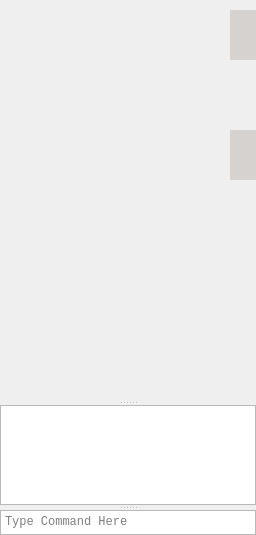
       <widget class="QSplitter" name="splitter">
        <property name="sizePolicy">
         <sizepolicy hsizetype="Expanding" vsizetype="MinimumExpanding">
          <horstretch>0</horstretch>
          <verstretch>0</verstretch>
         </sizepolicy>
        </property>
        <property name="font">
         <font>
          <family>Consolas</family>
         </font>
        </property>
        <property name="frameShape">
         <enum>QFrame::NoFrame</enum>
        </property>
        <property name="orientation">
         <enum>Qt::Vertical</enum>
        </property>
        <property name="opaqueResize">
         <bool>true</bool>
        </property>
        <property name="handleWidth">
         <number>5</number>
        </property>
        <property name="childrenCollapsible">
         <bool>false</bool>
        </property>
        <widget class="QCustomPlot" name="plot" native="true">
         <property name="enabled">
          <bool>true</bool>
         </property>
         <property name="sizePolicy">
          <sizepolicy hsizetype="Preferred" vsizetype="Expanding">
           <horstretch>0</horstretch>
           <verstretch>0</verstretch>
          </sizepolicy>
         </property>
         <property name="minimumSize">
          <size>
           <width>0</width>
           <height>400</height>
          </size>
         </property>
         <property name="cursor">
          <cursorShape>CrossCursor</cursorShape>
         </property>
         <widget class="QLCDNumber" name="lcdChannelTemp">
          <property name="geometry">
           <rect>
            <x>230</x>
            <y>70</y>
            <width>70</width>
            <height>50</height>
           </rect>
          </property>
          <property name="autoFillBackground">
           <bool>true</bool>
          </property>
          <property name="frameShape">
           <enum>QFrame::NoFrame</enum>
          </property>
          <property name="smallDecimalPoint">
           <bool>false</bool>
          </property>
          <property name="digitCount">
           <number>3</number>
          </property>
          <property name="segmentStyle">
           <enum>QLCDNumber::Flat</enum>
          </property>
         </widget>
         <widget class="QLCDNumber" name="lcdChannelTemp_2">
          <property name="geometry">
           <rect>
            <x>230</x>
            <y>130</y>
            <width>70</width>
            <height>50</height>
           </rect>
          </property>
          <property name="palette">
           <palette>
            <active>
             <colorrole role="WindowText">
              <brush brushstyle="SolidPattern">
               <color alpha="255">
                <red>0</red>
                <green>0</green>
                <blue>0</blue>
               </color>
              </brush>
             </colorrole>
             <colorrole role="Button">
              <brush brushstyle="SolidPattern">
               <color alpha="255">
                <red>214</red>
                <green>210</green>
                <blue>208</blue>
               </color>
              </brush>
             </colorrole>
             <colorrole role="Light">
              <brush brushstyle="SolidPattern">
               <color alpha="255">
                <red>255</red>
                <green>255</green>
                <blue>255</blue>
               </color>
              </brush>
             </colorrole>
             <colorrole role="Midlight">
              <brush brushstyle="SolidPattern">
               <color alpha="255">
                <red>234</red>
                <green>232</green>
                <blue>231</blue>
               </color>
              </brush>
             </colorrole>
             <colorrole role="Dark">
              <brush brushstyle="SolidPattern">
               <color alpha="255">
                <red>107</red>
                <green>105</green>
                <blue>104</blue>
               </color>
              </brush>
             </colorrole>
             <colorrole role="Mid">
              <brush brushstyle="SolidPattern">
               <color alpha="255">
                <red>143</red>
                <green>140</green>
                <blue>139</blue>
               </color>
              </brush>
             </colorrole>
             <colorrole role="Text">
              <brush brushstyle="SolidPattern">
               <color alpha="255">
                <red>0</red>
                <green>0</green>
                <blue>0</blue>
               </color>
              </brush>
             </colorrole>
             <colorrole role="BrightText">
              <brush brushstyle="SolidPattern">
               <color alpha="255">
                <red>255</red>
                <green>255</green>
                <blue>255</blue>
               </color>
              </brush>
             </colorrole>
             <colorrole role="ButtonText">
              <brush brushstyle="SolidPattern">
               <color alpha="255">
                <red>0</red>
                <green>0</green>
                <blue>0</blue>
               </color>
              </brush>
             </colorrole>
             <colorrole role="Base">
              <brush brushstyle="SolidPattern">
               <color alpha="255">
                <red>255</red>
                <green>255</green>
                <blue>255</blue>
               </color>
              </brush>
             </colorrole>
             <colorrole role="Window">
              <brush brushstyle="SolidPattern">
               <color alpha="255">
                <red>214</red>
                <green>210</green>
                <blue>208</blue>
               </color>
              </brush>
             </colorrole>
             <colorrole role="Shadow">
              <brush brushstyle="SolidPattern">
               <color alpha="255">
                <red>0</red>
                <green>0</green>
                <blue>0</blue>
               </color>
              </brush>
             </colorrole>
             <colorrole role="AlternateBase">
              <brush brushstyle="SolidPattern">
               <color alpha="255">
                <red>234</red>
                <green>232</green>
                <blue>231</blue>
               </color>
              </brush>
             </colorrole>
             <colorrole role="ToolTipBase">
              <brush brushstyle="SolidPattern">
               <color alpha="255">
                <red>255</red>
                <green>255</green>
                <blue>220</blue>
               </color>
              </brush>
             </colorrole>
             <colorrole role="ToolTipText">
              <brush brushstyle="SolidPattern">
               <color alpha="255">
                <red>0</red>
                <green>0</green>
                <blue>0</blue>
               </color>
              </brush>
             </colorrole>
            </active>
            <inactive>
             <colorrole role="WindowText">
              <brush brushstyle="SolidPattern">
               <color alpha="255">
                <red>0</red>
                <green>0</green>
                <blue>0</blue>
               </color>
              </brush>
             </colorrole>
             <colorrole role="Button">
              <brush brushstyle="SolidPattern">
               <color alpha="255">
                <red>214</red>
                <green>210</green>
                <blue>208</blue>
               </color>
              </brush>
             </colorrole>
             <colorrole role="Light">
              <brush brushstyle="SolidPattern">
               <color alpha="255">
                <red>255</red>
                <green>255</green>
                <blue>255</blue>
               </color>
              </brush>
             </colorrole>
             <colorrole role="Midlight">
              <brush brushstyle="SolidPattern">
               <color alpha="255">
                <red>234</red>
                <green>232</green>
                <blue>231</blue>
               </color>
              </brush>
             </colorrole>
             <colorrole role="Dark">
              <brush brushstyle="SolidPattern">
               <color alpha="255">
                <red>107</red>
                <green>105</green>
                <blue>104</blue>
               </color>
              </brush>
             </colorrole>
             <colorrole role="Mid">
              <brush brushstyle="SolidPattern">
               <color alpha="255">
                <red>143</red>
                <green>140</green>
                <blue>139</blue>
               </color>
              </brush>
             </colorrole>
             <colorrole role="Text">
              <brush brushstyle="SolidPattern">
               <color alpha="255">
                <red>0</red>
                <green>0</green>
                <blue>0</blue>
               </color>
              </brush>
             </colorrole>
             <colorrole role="BrightText">
              <brush brushstyle="SolidPattern">
               <color alpha="255">
                <red>255</red>
                <green>255</green>
                <blue>255</blue>
               </color>
              </brush>
             </colorrole>
             <colorrole role="ButtonText">
              <brush brushstyle="SolidPattern">
               <color alpha="255">
                <red>0</red>
                <green>0</green>
                <blue>0</blue>
               </color>
              </brush>
             </colorrole>
             <colorrole role="Base">
              <brush brushstyle="SolidPattern">
               <color alpha="255">
                <red>255</red>
                <green>255</green>
                <blue>255</blue>
               </color>
              </brush>
             </colorrole>
             <colorrole role="Window">
              <brush brushstyle="SolidPattern">
               <color alpha="255">
                <red>214</red>
                <green>210</green>
                <blue>208</blue>
               </color>
              </brush>
             </colorrole>
             <colorrole role="Shadow">
              <brush brushstyle="SolidPattern">
               <color alpha="255">
                <red>0</red>
                <green>0</green>
                <blue>0</blue>
               </color>
              </brush>
             </colorrole>
             <colorrole role="AlternateBase">
              <brush brushstyle="SolidPattern">
               <color alpha="255">
                <red>234</red>
                <green>232</green>
                <blue>231</blue>
               </color>
              </brush>
             </colorrole>
             <colorrole role="ToolTipBase">
              <brush brushstyle="SolidPattern">
               <color alpha="255">
                <red>255</red>
                <green>255</green>
                <blue>220</blue>
               </color>
              </brush>
             </colorrole>
             <colorrole role="ToolTipText">
              <brush brushstyle="SolidPattern">
               <color alpha="255">
                <red>0</red>
                <green>0</green>
                <blue>0</blue>
               </color>
              </brush>
             </colorrole>
            </inactive>
            <disabled>
             <colorrole role="WindowText">
              <brush brushstyle="SolidPattern">
               <color alpha="255">
                <red>107</red>
                <green>105</green>
                <blue>104</blue>
               </color>
              </brush>
             </colorrole>
             <colorrole role="Button">
              <brush brushstyle="SolidPattern">
               <color alpha="255">
                <red>214</red>
                <green>210</green>
                <blue>208</blue>
               </color>
              </brush>
             </colorrole>
             <colorrole role="Light">
              <brush brushstyle="SolidPattern">
               <color alpha="255">
                <red>255</red>
                <green>255</green>
                <blue>255</blue>
               </color>
              </brush>
             </colorrole>
             <colorrole role="Midlight">
              <brush brushstyle="SolidPattern">
               <color alpha="255">
                <red>234</red>
                <green>232</green>
                <blue>231</blue>
               </color>
              </brush>
             </colorrole>
             <colorrole role="Dark">
              <brush brushstyle="SolidPattern">
               <color alpha="255">
                <red>107</red>
                <green>105</green>
                <blue>104</blue>
               </color>
              </brush>
             </colorrole>
             <colorrole role="Mid">
              <brush brushstyle="SolidPattern">
               <color alpha="255">
                <red>143</red>
                <green>140</green>
                <blue>139</blue>
               </color>
              </brush>
             </colorrole>
             <colorrole role="Text">
              <brush brushstyle="SolidPattern">
               <color alpha="255">
                <red>107</red>
                <green>105</green>
                <blue>104</blue>
               </color>
              </brush>
             </colorrole>
             <colorrole role="BrightText">
              <brush brushstyle="SolidPattern">
               <color alpha="255">
                <red>255</red>
                <green>255</green>
                <blue>255</blue>
               </color>
              </brush>
             </colorrole>
             <colorrole role="ButtonText">
              <brush brushstyle="SolidPattern">
               <color alpha="255">
                <red>107</red>
                <green>105</green>
                <blue>104</blue>
               </color>
              </brush>
             </colorrole>
             <colorrole role="Base">
              <brush brushstyle="SolidPattern">
               <color alpha="255">
                <red>214</red>
                <green>210</green>
                <blue>208</blue>
               </color>
              </brush>
             </colorrole>
             <colorrole role="Window">
              <brush brushstyle="SolidPattern">
               <color alpha="255">
                <red>214</red>
                <green>210</green>
                <blue>208</blue>
               </color>
              </brush>
             </colorrole>
             <colorrole role="Shadow">
              <brush brushstyle="SolidPattern">
               <color alpha="255">
                <red>0</red>
                <green>0</green>
                <blue>0</blue>
               </color>
              </brush>
             </colorrole>
             <colorrole role="AlternateBase">
              <brush brushstyle="SolidPattern">
               <color alpha="255">
                <red>214</red>
                <green>210</green>
                <blue>208</blue>
               </color>
              </brush>
             </colorrole>
             <colorrole role="ToolTipBase">
              <brush brushstyle="SolidPattern">
               <color alpha="255">
                <red>255</red>
                <green>255</green>
                <blue>220</blue>
               </color>
              </brush>
             </colorrole>
             <colorrole role="ToolTipText">
              <brush brushstyle="SolidPattern">
               <color alpha="255">
                <red>0</red>
                <green>0</green>
                <blue>0</blue>
               </color>
              </brush>
             </colorrole>
            </disabled>
           </palette>
          </property>
          <property name="autoFillBackground">
           <bool>true</bool>
          </property>
          <property name="frameShape">
           <enum>QFrame::NoFrame</enum>
          </property>
          <property name="smallDecimalPoint">
           <bool>false</bool>
          </property>
          <property name="digitCount">
           <number>3</number>
          </property>
          <property name="segmentStyle">
           <enum>QLCDNumber::Flat</enum>
          </property>
         </widget>
         <widget class="QLCDNumber" name="lcdChannelTemp_3">
          <property name="geometry">
           <rect>
            <x>230</x>
            <y>10</y>
            <width>70</width>
            <height>50</height>
           </rect>
          </property>
          <property name="palette">
           <palette>
            <active>
             <colorrole role="WindowText">
              <brush brushstyle="SolidPattern">
               <color alpha="255">
                <red>0</red>
                <green>0</green>
                <blue>0</blue>
               </color>
              </brush>
             </colorrole>
             <colorrole role="Button">
              <brush brushstyle="SolidPattern">
               <color alpha="255">
                <red>214</red>
                <green>210</green>
                <blue>208</blue>
               </color>
              </brush>
             </colorrole>
             <colorrole role="Light">
              <brush brushstyle="SolidPattern">
               <color alpha="255">
                <red>255</red>
                <green>255</green>
                <blue>255</blue>
               </color>
              </brush>
             </colorrole>
             <colorrole role="Midlight">
              <brush brushstyle="SolidPattern">
               <color alpha="255">
                <red>234</red>
                <green>232</green>
                <blue>231</blue>
               </color>
              </brush>
             </colorrole>
             <colorrole role="Dark">
              <brush brushstyle="SolidPattern">
               <color alpha="255">
                <red>107</red>
                <green>105</green>
                <blue>104</blue>
               </color>
              </brush>
             </colorrole>
             <colorrole role="Mid">
              <brush brushstyle="SolidPattern">
               <color alpha="255">
                <red>143</red>
                <green>140</green>
                <blue>139</blue>
               </color>
              </brush>
             </colorrole>
             <colorrole role="Text">
              <brush brushstyle="SolidPattern">
               <color alpha="255">
                <red>0</red>
                <green>0</green>
                <blue>0</blue>
               </color>
              </brush>
             </colorrole>
             <colorrole role="BrightText">
              <brush brushstyle="SolidPattern">
               <color alpha="255">
                <red>255</red>
                <green>255</green>
                <blue>255</blue>
               </color>
              </brush>
             </colorrole>
             <colorrole role="ButtonText">
              <brush brushstyle="SolidPattern">
               <color alpha="255">
                <red>0</red>
                <green>0</green>
                <blue>0</blue>
               </color>
              </brush>
             </colorrole>
             <colorrole role="Base">
              <brush brushstyle="SolidPattern">
               <color alpha="255">
                <red>255</red>
                <green>255</green>
                <blue>255</blue>
               </color>
              </brush>
             </colorrole>
             <colorrole role="Window">
              <brush brushstyle="SolidPattern">
               <color alpha="255">
                <red>214</red>
                <green>210</green>
                <blue>208</blue>
               </color>
              </brush>
             </colorrole>
             <colorrole role="Shadow">
              <brush brushstyle="SolidPattern">
               <color alpha="255">
                <red>0</red>
                <green>0</green>
                <blue>0</blue>
               </color>
              </brush>
             </colorrole>
             <colorrole role="AlternateBase">
              <brush brushstyle="SolidPattern">
               <color alpha="255">
                <red>234</red>
                <green>232</green>
                <blue>231</blue>
               </color>
              </brush>
             </colorrole>
             <colorrole role="ToolTipBase">
              <brush brushstyle="SolidPattern">
               <color alpha="255">
                <red>255</red>
                <green>255</green>
                <blue>220</blue>
               </color>
              </brush>
             </colorrole>
             <colorrole role="ToolTipText">
              <brush brushstyle="SolidPattern">
               <color alpha="255">
                <red>0</red>
                <green>0</green>
                <blue>0</blue>
               </color>
              </brush>
             </colorrole>
            </active>
            <inactive>
             <colorrole role="WindowText">
              <brush brushstyle="SolidPattern">
               <color alpha="255">
                <red>0</red>
                <green>0</green>
                <blue>0</blue>
               </color>
              </brush>
             </colorrole>
             <colorrole role="Button">
              <brush brushstyle="SolidPattern">
               <color alpha="255">
                <red>214</red>
                <green>210</green>
                <blue>208</blue>
               </color>
              </brush>
             </colorrole>
             <colorrole role="Light">
              <brush brushstyle="SolidPattern">
               <color alpha="255">
                <red>255</red>
                <green>255</green>
                <blue>255</blue>
               </color>
              </brush>
             </colorrole>
             <colorrole role="Midlight">
              <brush brushstyle="SolidPattern">
               <color alpha="255">
                <red>234</red>
                <green>232</green>
                <blue>231</blue>
               </color>
              </brush>
             </colorrole>
             <colorrole role="Dark">
              <brush brushstyle="SolidPattern">
               <color alpha="255">
                <red>107</red>
                <green>105</green>
                <blue>104</blue>
               </color>
              </brush>
             </colorrole>
             <colorrole role="Mid">
              <brush brushstyle="SolidPattern">
               <color alpha="255">
                <red>143</red>
                <green>140</green>
                <blue>139</blue>
               </color>
              </brush>
             </colorrole>
             <colorrole role="Text">
              <brush brushstyle="SolidPattern">
               <color alpha="255">
                <red>0</red>
                <green>0</green>
                <blue>0</blue>
               </color>
              </brush>
             </colorrole>
             <colorrole role="BrightText">
              <brush brushstyle="SolidPattern">
               <color alpha="255">
                <red>255</red>
                <green>255</green>
                <blue>255</blue>
               </color>
              </brush>
             </colorrole>
             <colorrole role="ButtonText">
              <brush brushstyle="SolidPattern">
               <color alpha="255">
                <red>0</red>
                <green>0</green>
                <blue>0</blue>
               </color>
              </brush>
             </colorrole>
             <colorrole role="Base">
              <brush brushstyle="SolidPattern">
               <color alpha="255">
                <red>255</red>
                <green>255</green>
                <blue>255</blue>
               </color>
              </brush>
             </colorrole>
             <colorrole role="Window">
              <brush brushstyle="SolidPattern">
               <color alpha="255">
                <red>214</red>
                <green>210</green>
                <blue>208</blue>
               </color>
              </brush>
             </colorrole>
             <colorrole role="Shadow">
              <brush brushstyle="SolidPattern">
               <color alpha="255">
                <red>0</red>
                <green>0</green>
                <blue>0</blue>
               </color>
              </brush>
             </colorrole>
             <colorrole role="AlternateBase">
              <brush brushstyle="SolidPattern">
               <color alpha="255">
                <red>234</red>
                <green>232</green>
                <blue>231</blue>
               </color>
              </brush>
             </colorrole>
             <colorrole role="ToolTipBase">
              <brush brushstyle="SolidPattern">
               <color alpha="255">
                <red>255</red>
                <green>255</green>
                <blue>220</blue>
               </color>
              </brush>
             </colorrole>
             <colorrole role="ToolTipText">
              <brush brushstyle="SolidPattern">
               <color alpha="255">
                <red>0</red>
                <green>0</green>
                <blue>0</blue>
               </color>
              </brush>
             </colorrole>
            </inactive>
            <disabled>
             <colorrole role="WindowText">
              <brush brushstyle="SolidPattern">
               <color alpha="255">
                <red>107</red>
                <green>105</green>
                <blue>104</blue>
               </color>
              </brush>
             </colorrole>
             <colorrole role="Button">
              <brush brushstyle="SolidPattern">
               <color alpha="255">
                <red>214</red>
                <green>210</green>
                <blue>208</blue>
               </color>
              </brush>
             </colorrole>
             <colorrole role="Light">
              <brush brushstyle="SolidPattern">
               <color alpha="255">
                <red>255</red>
                <green>255</green>
                <blue>255</blue>
               </color>
              </brush>
             </colorrole>
             <colorrole role="Midlight">
              <brush brushstyle="SolidPattern">
               <color alpha="255">
                <red>234</red>
                <green>232</green>
                <blue>231</blue>
               </color>
              </brush>
             </colorrole>
             <colorrole role="Dark">
              <brush brushstyle="SolidPattern">
               <color alpha="255">
                <red>107</red>
                <green>105</green>
                <blue>104</blue>
               </color>
              </brush>
             </colorrole>
             <colorrole role="Mid">
              <brush brushstyle="SolidPattern">
               <color alpha="255">
                <red>143</red>
                <green>140</green>
                <blue>139</blue>
               </color>
              </brush>
             </colorrole>
             <colorrole role="Text">
              <brush brushstyle="SolidPattern">
               <color alpha="255">
                <red>107</red>
                <green>105</green>
                <blue>104</blue>
               </color>
              </brush>
             </colorrole>
             <colorrole role="BrightText">
              <brush brushstyle="SolidPattern">
               <color alpha="255">
                <red>255</red>
                <green>255</green>
                <blue>255</blue>
               </color>
              </brush>
             </colorrole>
             <colorrole role="ButtonText">
              <brush brushstyle="SolidPattern">
               <color alpha="255">
                <red>107</red>
                <green>105</green>
                <blue>104</blue>
               </color>
              </brush>
             </colorrole>
             <colorrole role="Base">
              <brush brushstyle="SolidPattern">
               <color alpha="255">
                <red>214</red>
                <green>210</green>
                <blue>208</blue>
               </color>
              </brush>
             </colorrole>
             <colorrole role="Window">
              <brush brushstyle="SolidPattern">
               <color alpha="255">
                <red>214</red>
                <green>210</green>
                <blue>208</blue>
               </color>
              </brush>
             </colorrole>
             <colorrole role="Shadow">
              <brush brushstyle="SolidPattern">
               <color alpha="255">
                <red>0</red>
                <green>0</green>
                <blue>0</blue>
               </color>
              </brush>
             </colorrole>
             <colorrole role="AlternateBase">
              <brush brushstyle="SolidPattern">
               <color alpha="255">
                <red>214</red>
                <green>210</green>
                <blue>208</blue>
               </color>
              </brush>
             </colorrole>
             <colorrole role="ToolTipBase">
              <brush brushstyle="SolidPattern">
               <color alpha="255">
                <red>255</red>
                <green>255</green>
                <blue>220</blue>
               </color>
              </brush>
             </colorrole>
             <colorrole role="ToolTipText">
              <brush brushstyle="SolidPattern">
               <color alpha="255">
                <red>0</red>
                <green>0</green>
                <blue>0</blue>
               </color>
              </brush>
             </colorrole>
            </disabled>
           </palette>
          </property>
          <property name="autoFillBackground">
           <bool>true</bool>
          </property>
          <property name="frameShape">
           <enum>QFrame::NoFrame</enum>
          </property>
          <property name="smallDecimalPoint">
           <bool>false</bool>
          </property>
          <property name="digitCount">
           <number>3</number>
          </property>
          <property name="segmentStyle">
           <enum>QLCDNumber::Flat</enum>
          </property>
         </widget>
         <widget class="QLabel" name="ready">
          <property name="geometry">
           <rect>
            <x>300</x>
            <y>80</y>
            <width>111</width>
            <height>31</height>
           </rect>
          </property>
          <property name="font">
           <font>
            <family>Arial Narrow</family>
            <pointsize>14</pointsize>
            <italic>false</italic>
            <bold>true</bold>
            <underline>false</underline>
            <stylestrategy>PreferAntialias</stylestrategy>
            <kerning>false</kerning>
           </font>
          </property>
          <property name="frameShape">
           <enum>QFrame::Panel</enum>
          </property>
          <property name="text">
           <string>READY</string>
          </property>
          <property name="alignment">
           <set>Qt::AlignCenter</set>
          </property>
         </widget>
         <widget class="QLCDNumber" name="manualTemp">
          <property name="geometry">
           <rect>
            <x>410</x>
            <y>80</y>
            <width>64</width>
            <height>31</height>
           </rect>
          </property>
          <property name="font">
           <font>
            <family>Consolas</family>
            <italic>true</italic>
            <bold>true</bold>
           </font>
          </property>
         </widget>
        </widget>
        <widget class="QTextEdit" name="textEdit_UartWindow">
         <property name="enabled">
          <bool>true</bool>
         </property>
         <property name="sizePolicy">
          <sizepolicy hsizetype="Preferred" vsizetype="Minimum">
           <horstretch>0</horstretch>
           <verstretch>0</verstretch>
          </sizepolicy>
         </property>
         <property name="minimumSize">
          <size>
           <width>0</width>
           <height>100</height>
          </size>
         </property>
         <property name="maximumSize">
          <size>
           <width>16777215</width>
           <height>200</height>
          </size>
         </property>
         <property name="acceptDrops">
          <bool>false</bool>
         </property>
         <property name="readOnly">
          <bool>true</bool>
         </property>
         <property name="textInteractionFlags">
          <set>Qt::TextSelectableByKeyboard|Qt::TextSelectableByMouse</set>
         </property>
        </widget>
        <widget class="QTextEdit" name="textSend_UartWindow">
         <property name="sizePolicy">
          <sizepolicy hsizetype="Preferred" vsizetype="Minimum">
           <horstretch>0</horstretch>
           <verstretch>0</verstretch>
          </sizepolicy>
         </property>
         <property name="minimumSize">
          <size>
           <width>0</width>
           <height>25</height>
          </size>
         </property>
         <property name="maximumSize">
          <size>
           <width>16777215</width>
           <height>25</height>
          </size>
         </property>
         <property name="cursor" stdset="0">
          <cursorShape>IBeamCursor</cursorShape>
         </property>
         <property name="inputMethodHints">
          <set>Qt::ImhNone</set>
         </property>
         <property name="verticalScrollBarPolicy">
          <enum>Qt::ScrollBarAlwaysOff</enum>
         </property>
         <property name="horizontalScrollBarPolicy">
          <enum>Qt::ScrollBarAlwaysOff</enum>
         </property>
         <property name="acceptRichText">
          <bool>false</bool>
         </property>
         <property name="cursorWidth">
          <number>2</number>
         </property>
         <property name="textInteractionFlags">
          <set>Qt::TextEditorInteraction</set>
         </property>
         <property name="placeholderText">
          <string>Type Command Here</string>
         </property>
        </widget>
       </widget>
